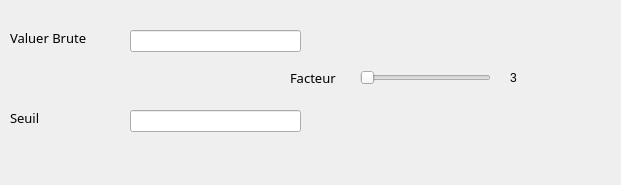
         <widget class="QWidget" name="page_10">
          <property name="geometry">
           <rect>
            <x>0</x>
            <y>0</y>
            <width>621</width>
            <height>185</height>
           </rect>
          </property>
          <attribute name="label">
           <string>Sécurité</string>
          </attribute>
          <widget class="QLabel" name="label_39">
           <property name="geometry">
            <rect>
             <x>510</x>
             <y>70</y>
             <width>21</width>
             <height>16</height>
            </rect>
           </property>
           <property name="styleSheet">
            <string notr="true">font: 10pt &quot;Uni Sans Book&quot;;</string>
           </property>
           <property name="text">
            <string>3</string>
           </property>
          </widget>
          <widget class="QLabel" name="label_40">
           <property name="geometry">
            <rect>
             <x>290</x>
             <y>70</y>
             <width>51</width>
             <height>16</height>
            </rect>
           </property>
           <property name="font">
            <font>
             <family>Uni Sans Book</family>
             <pointsize>10</pointsize>
             <weight>50</weight>
             <italic>false</italic>
             <bold>false</bold>
            </font>
           </property>
           <property name="styleSheet">
            <string notr="true">font: 10pt &quot;Uni Sans Book&quot;;</string>
           </property>
           <property name="text">
            <string>Facteur</string>
           </property>
          </widget>
          <widget class="QLabel" name="label_41">
           <property name="geometry">
            <rect>
             <x>10</x>
             <y>30</y>
             <width>101</width>
             <height>16</height>
            </rect>
           </property>
           <property name="font">
            <font>
             <family>Uni Sans Book</family>
             <pointsize>10</pointsize>
             <weight>50</weight>
             <italic>false</italic>
             <bold>false</bold>
            </font>
           </property>
           <property name="styleSheet">
            <string notr="true">font: 10pt &quot;Uni Sans Book&quot;;</string>
           </property>
           <property name="text">
            <string>Valuer Brute</string>
           </property>
          </widget>
          <widget class="QLabel" name="label_42">
           <property name="geometry">
            <rect>
             <x>10</x>
             <y>110</y>
             <width>101</width>
             <height>16</height>
            </rect>
           </property>
           <property name="font">
            <font>
             <family>Uni Sans Book</family>
             <pointsize>10</pointsize>
             <weight>50</weight>
             <italic>false</italic>
             <bold>false</bold>
            </font>
           </property>
           <property name="styleSheet">
            <string notr="true">font: 10pt &quot;Uni Sans Book&quot;;</string>
           </property>
           <property name="text">
            <string>Seuil</string>
           </property>
          </widget>
          <widget class="QSlider" name="horizontalSlider_10">
           <property name="geometry">
            <rect>
             <x>360</x>
             <y>70</y>
             <width>131</width>
             <height>16</height>
            </rect>
           </property>
           <property name="orientation">
            <enum>Qt::Horizontal</enum>
           </property>
          </widget>
          <widget class="QLineEdit" name="lineEdit_20">
           <property name="geometry">
            <rect>
             <x>130</x>
             <y>110</y>
             <width>171</width>
             <height>22</height>
            </rect>
           </property>
          </widget>
          <widget class="QLineEdit" name="lineEdit_21">
           <property name="geometry">
            <rect>
             <x>130</x>
             <y>30</y>
             <width>171</width>
             <height>22</height>
            </rect>
           </property>
          </widget>
         </widget>
